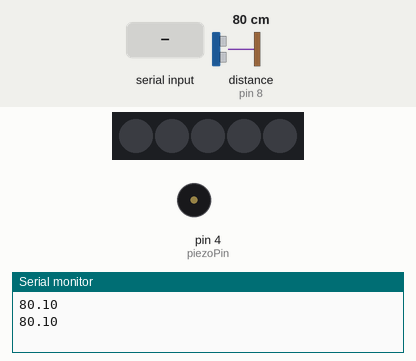
Simulated run of this sketch. Board: Arduino Uno, built with avr-gcc and run on an emulated ATmega328P. Shown: 5 RGB LEDs in strip order, left to right, buzzer (waves = sounding), the last lines printed to the serial monitor. Wiring (inferred from the names in the program): ultrasonic range finder: trigger pin 7; echo pin 8. The inputs (shaded band) are chosen by the test bench; at power-on: distance to the obstacle (sensor on pin 8) 80 cm. The echo pulse lasts 58.3 µs per cm.

Above: at 1.2 s.
1.3 s: "3" received over Serial
At 1.73 s:
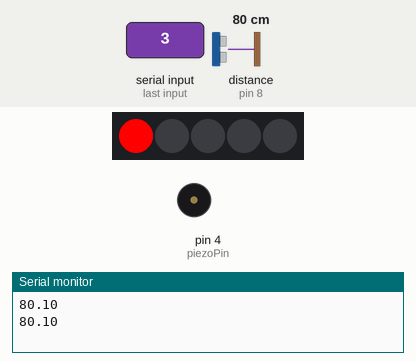
At 2.71 s:
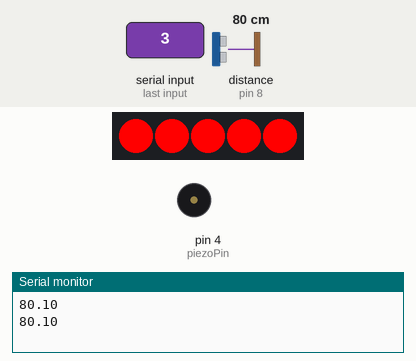
3.8 s: "4" received over Serial
At 6.1 s:
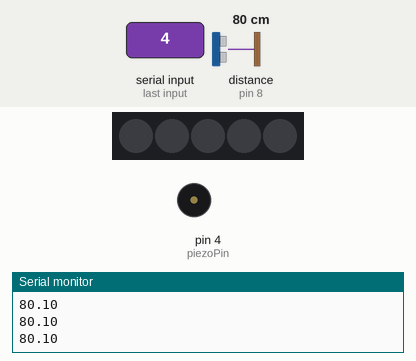
Timing chart, 0 to 7.6 s (numbered marks = the images above; inputs shaded):
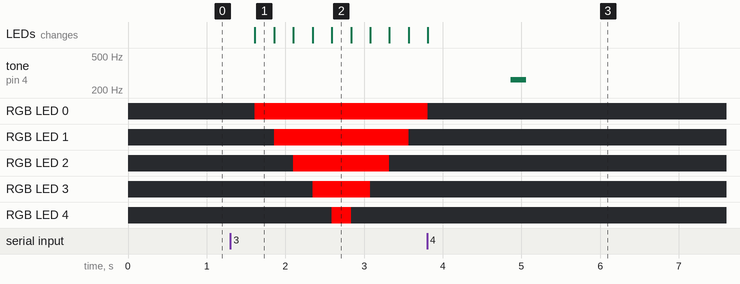

Measured:
- after the input at 1.3 s, RGB LED 0: off → RGB(255, 0, 0) after 0.31 s; RGB LED 1: off → RGB(255, 0, 0) after 0.56 s, → off 1.7 s later
- after the input at 3.8 s, tone on pin 4 (piezoPin): silent → 262 Hz after 1.1 s, → silent 0.20 s later

The sketch:

RC_ultrasonic_disp_phone.ino
```cpp
#include <Adafruit_NeoPixel.h>

#define C 262   // 도

int piezoPin = 4;
int tempo = 200;
int trig = 7;
int echo = 8;

int neopixelPin = 3;
// 네오픽셀을 사용하기 위해 객체 하나를 생성한다
// 첫번째 인자값은 네오픽셀의 LED의 개수
// 두번재 인자값은 네오픽셀이 연결된 아두이노의 핀번호
// 세번째 인자값은 네오픽셀의 타입에 따라 바뀌는 flag
Adafruit_NeoPixel strip = Adafruit_NeoPixel(5, neopixelPin, NEO_GRB+NEO_KHZ800);

void setup() {
  Serial.begin(9600);
  pinMode(piezoPin, OUTPUT);

  pinMode(trig, OUTPUT);
  pinMode(echo, INPUT);

  strip.begin(); // 네오픽셀의 초기화히기 위해 모든 LED를 off시킨다
  strip.show();
}

void loop() {
  char inputSignal = Serial.read();

  if(Serial.available()){
    Serial.write(inputSignal);
  }

  if(inputSignal=='3'){
    // 아래의 순서대로 NeoPixel을 반복한다.
    colorWipe(strip.Color(255,0,0),500);//빨간색 출력
    pixelsOff(500); //차례로 끄기
  }

  if(inputSignal=='4'){
    tone(piezoPin, C, tempo);
  }

  digitalWrite(trig,LOW);
  digitalWrite(echo,LOW);
  delayMicroseconds(2);
  digitalWrite(trig,HIGH);
  delayMicroseconds(10);
  digitalWrite(trig,LOW);

  unsigned long duration = pulseIn(echo,HIGH);
  float distance = duration/29.0/2.0;

  Serial.println(distance);
  delay(800);
}

// NeoPixel에 달린 LED를 각각 주어진 인자값 색으로 채워나가는 함수
void colorWipe(uint32_t c, uint8_t wait){
  for(uint16_t i=0; i<strip.numPixels(); i++) {
    strip.setPixelColor(i, c);
    strip.show();
    delay(wait);
  }
}

void pixelsOff(uint8_t wait){
  for(uint16_t i=0; i<strip.numPixels(); i++) {
    uint16_t pixels = (strip.numPixels()-1)-i;
    strip.setPixelColor(pixels, 0);
    strip.show();
    delay(wait);
  }
}
```
